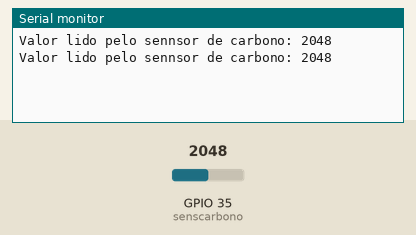
Recording of a sketch running on a simulated ESP32. On the bench: the last lines printed to the serial monitor. The inputs (shaded band) are chosen by the test bench; at power-on: GPIO 35 (senscarbono) = 2048.

Above: at 1.8 s.
1.9 s: GPIO 35 (senscarbono) set to 2866
At 2.5 s:
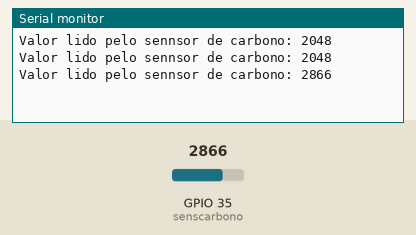
3.4 s: GPIO 35 (senscarbono) set to 3603
At 4.8 s:
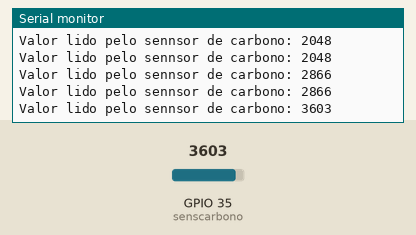
Timing chart, 0 to 6.4 s (numbered marks = the images above; inputs shaded):
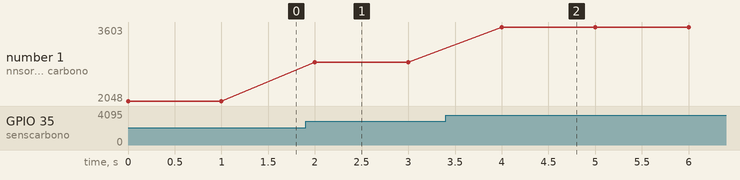

The sketch:

espcarbono_01.ino
```cpp
const int senscarbono = 35;
void setup()
{
  Serial.begin(9600);
  pinMode(senscarbono, INPUT);
}

void loop()
{
  int sencarbono_analog = analogRead(senscarbono);

  Serial.print("Valor lido pelo sennsor de carbono: ");
  Serial.println(sencarbono_analog);

  delay(1000);
}
```

Measured:
- after the input at 1.9 s, the serial monitor: prints a new line after 0.10 s (image 1)
- after the input at 3.4 s, the serial monitor: prints a new line after 0.60 s (image 2)
- plotted number 1: 2048 → 2866 after the input at 1.9 s, 2866 → 3603 after the input at 3.4 s
